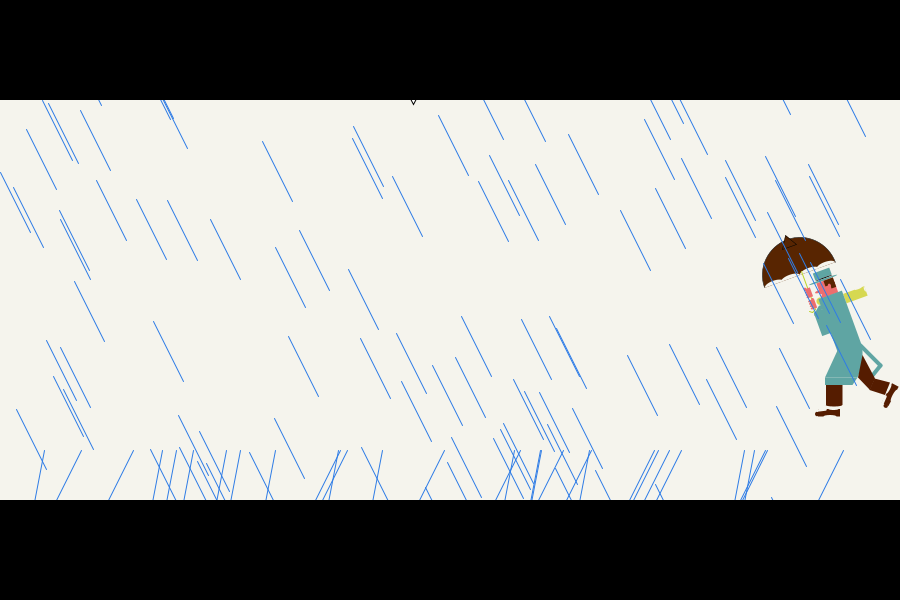
Frame 1 (no input)
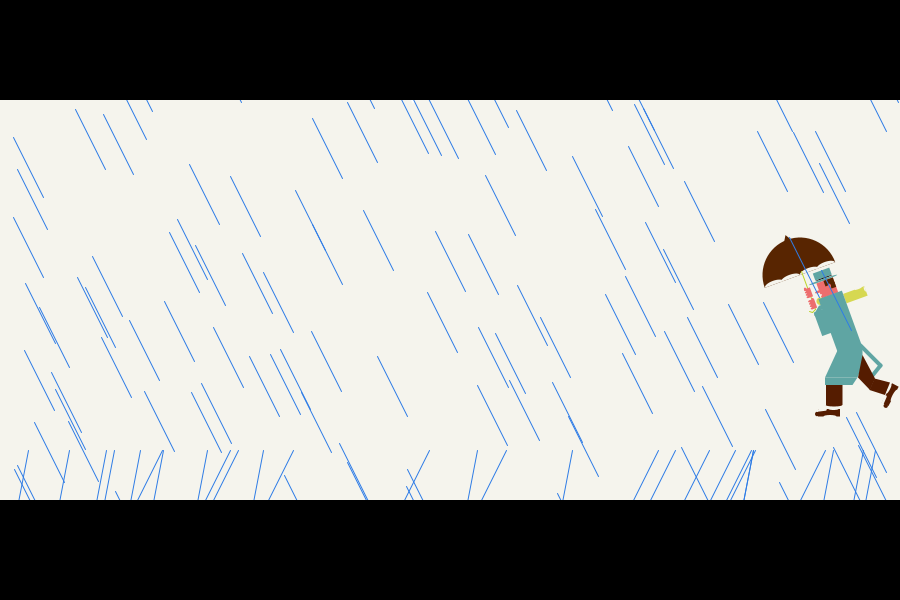
Frame 60 (the mouse pressed at the canvas centre just before this capture)
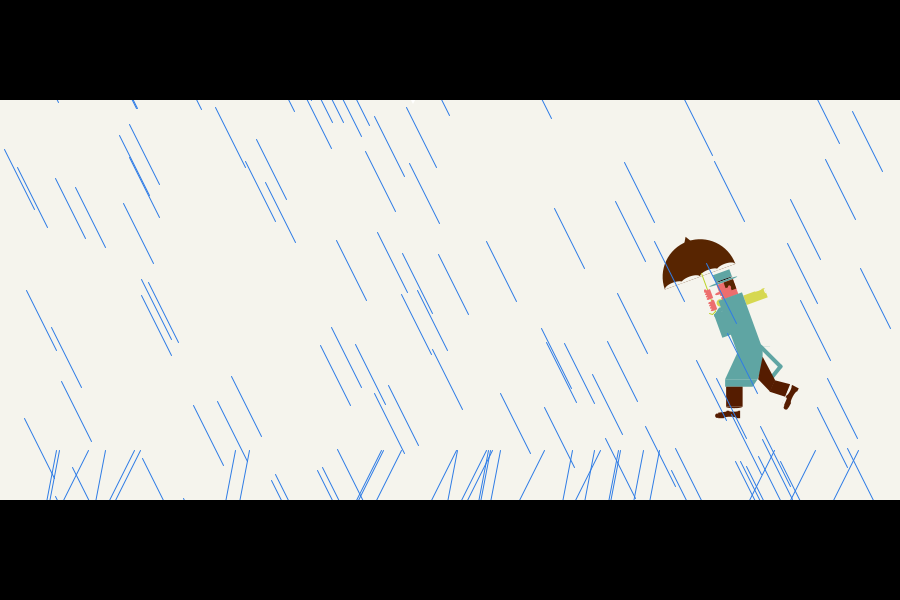
Frame 120 (the mouse held since frame 60 and released just before this capture)

The Processing sketch that drew these frames (run headless with seeded random() and noise(); from frame 60 on, the mouse is pressed at the canvas centre):

// Processing sketch: Project 1
// ── Project 1.pde
/*
  Nghia Nguyen
  Edward Lam
  Project 1
*/
float r,g,b;
float x,y,cx,cy, scale_factor,bx,by, kx,ky;
color rain_c;
boolean moving_man, moving_red, moving_blue, back, on_scale;
int counter=0;

color tb = color(107,172,203);
boolean batman, help;
int y1=42;
int y2=79;
int y3=80;

void setup()
{
  batman=false;
  
  size(900,600);
  background(#F5F4ED);
  frameRate(40);
  rain_c = color(random(255),random(255), random(225));
  x=0;
  y=0;
  moving_man = false;
  moving_red = false;
  moving_blue = false;
  help = false;
  back = false;
  batman = false;
  bx = -230;
  by = 90;
  kx = 650;
  ky = 97;
  scale_factor = 0.5;
  on_scale = false;
}

void draw()
{    
   
  counter();
 
  background(#F5F4ED);
  //Text
  if (counter>165)
      movingText();
       
  leftText();
  rightText();
  middleText();
 
  //draw umbrella man
  umbrellaMan();
  //click for moving
   if(moving_man)
   {
     if(back)
        {
          x-=random(0,0);  //make him move backward if back is true;
          if(x > 10)
              back = false;   //when he move back near the edge on the right
                               // set back to false -> move forawrd again
        }
     else
     {
        x-=random(-1,5);    //back is false -> move forawrd
        y += random(-1,1); // shaking
        if(x <= -280)      // let the man move to the middle and make the 2 boxers
            {              // move at that time
              moving_red = true;
              moving_blue = true;
            }
        if(x<=-375)      // when the man move to the edge on the left 
           back = true;   // set back to true to make him go backward
          
     }
   }
   if (counter>187)
   {
     //blue
     if(moving_blue)
     {
       if(bx < 200)    //make the left boxer mover forward until he reach certain point
           bx += 13.5;  
        else if(bx >=200 && bx < 280)    // then make him go back and forward
            bx+= random(-10,10);      
        else bx = 200;    // when he exceed the range make him go back a little bit
       by += random(-1,1); //make him shaking (jumping)
       if(by >= 120 || by<=60)
           by = 90;
     }
     
     //red
     if(moving_red)
     {
         if(kx >= 200)    // make the right boxer move in until he reach certain point
             kx-=13.5;
         else if(kx < 200 && kx > 120)    //if he is inside the range make he move
             {
               kx += random(-10,10);      // back and forward
               on_scale = true;
             }
         else kx = 200;       // if he out of range make he go back a little bit
         ky += random(-1,1);      //make him shaking
         if(ky >= 130 || ky <= 65)
             ky = 97;
     }
 }
   
       //raindrops
        strokeWeight(1);  //create thickness for the raindrop
        stroke(#2E7CE5);
       
       for(int i=0; i<120; i++)
       {
         //rain_c = color(random(255),random(255), random(225));
         cx = random(0, width-30);
         cy = random(height-60);
         line(cx, cy, cx+30, cy+60);  //draw the line - raindrop
       }

       for(int i=0; i<15; i++)
       {
         cx = random(width);
         line(cx,height-20, cx+25, height-150);
         cx = random(width);
         line(cx,height, cx+75, height-150);
       }
       noStroke();
   
   //1st boxer
    pushMatrix();
      translate(bx,by);
      if(on_scale)
          scale(random(0.97,1.03));
      leftboxer();
    popMatrix();
      
      //2nd boxer//
    pushMatrix();   
       translate(kx,ky);
       if(on_scale)
          scale(random(0.97,1.03));
       rightboxer();
    popMatrix();
  
  //two black rect
  bottomRect();
  topRect();
  
}

void mousePressed()
{
     moving_man = true;
     batman = true;// click to make the man move
   
}

void leftboxer(){
        noStroke();
        fill(71,119,166); //blues//
        beginShape();
        curveVertex(189,184);
        curveVertex(189,184);
        curveVertex(192,179);
        curveVertex(196,175);
        curveVertex(201,169);
        curveVertex(204,163);
        curveVertex(205,154);
        curveVertex(202,149);
        curveVertex(194,144);
        curveVertex(188,144);
        curveVertex(185,147);
        curveVertex(184,150);
        curveVertex(185,153);
        curveVertex(183,154);
        curveVertex(182,157);
        curveVertex(178,167);
        curveVertex(179,172);
        curveVertex(179,177);
        curveVertex(179,177);
        endShape();
        beginShape();
        curveVertex(157,149);
        curveVertex(157,149);
        curveVertex(159,146);
        curveVertex(164,142);
        curveVertex(169,143);
        curveVertex(175,150);
        curveVertex(175,159);
        curveVertex(168,167);
        curveVertex(162,171);
        curveVertex(162,171);
        endShape();
        
        stroke(255,255,255);
        line(187,161,189,156);
        line(169,157,159,158);
        
        noStroke();
        
        fill(245,113,119);
        quad(69,283,72,303,99,285,103,275); //right leg//
        quad(82,272,69,283,99,285,103,275);
        quad(69,283,59,303,69,305,99,285);
        quad(129,260,143,271,162,261,149,245); //left leg//
        quad(162,266,151,299,139,297,143,263);
        quad(162,266,162,261,147,261,147,272);
        bezier(83,214,78,120,142,115,154,105);
        bezier(122,219,122,219,127,213,122,207);
        bezier(121,208,121,208,130,202,128,192);
        bezier(125,195,125,195,138,194,139,185);
        bezier(141,186,142,215,167,225,167,225);
        bezier(166,225,183,217,188,180,188,180);
        bezier(160,173,169,181,168,197,168,197);
        quad(167,225,164,197,179,176,188,180);
        quad(134,179,133,186,147,189,149,182);
        quad(123,213,122,207,122,219,82,211);
        quad(122,207,122,219,82,215,122,129);
        quad(125,201,128,192,119,197,121,208);
        quad(119,197,140,186,160,153,136,119);
        quad(108,177,120,133,146,130,139,181);
        quad(141,186,151,210,167,225,169,193);
        beginShape();
        vertex(149,139);
        bezierVertex(160,145,166,169,159,179);
        endShape();
        beginShape();
        vertex(129,172);
        vertex(151,197);
        vertex(171,199);
        vertex(163,177);
        vertex(162,166);
        vertex(158,150);
        vertex(142,144);
        endShape();
        beginShape();
        vertex(151,144);
        bezierVertex(136,125,139,120,154,136);
        endShape();
        beginShape();
        curveVertex(131,125);
        curveVertex(131,125);
        curveVertex(153,138);
        curveVertex(159,142);
        curveVertex(163,142);
        curveVertex(165,139);
        curveVertex(167,136);
        curveVertex(169,135);
        curveVertex(171,137);
        curveVertex(173,136);
        curveVertex(173,134);
        curveVertex(172,131);
        curveVertex(172,128);
        curveVertex(174,128);
        curveVertex(176,127);
        curveVertex(178,125);
        curveVertex(179,121);
        curveVertex(179,117);
        curveVertex(179,114);
        curveVertex(152,108);
        curveVertex(150,109);
        curveVertex(148,110);
        curveVertex(139,117);
        curveVertex(139,117);
        endShape();
        
        
        
        fill(59,32,4); //browns//
        rect(56,306,32,10,8);
        quad(56,307,71,311,71,304,59,301);
        quad(79,274,110,278,111,222,81,211);
        quad(81,211,122,218,124,268,99,247);
        quad(122,220,150,245,125,268,95,218);
        ellipse(82,254,8,8);
        quad(81,211,75,244,82,253,86,228);
        rect(139,295,13,5);
        rect(138,299,30,12,8);
        beginShape();
        curveVertex(149,109);
        curveVertex(149,109);
        curveVertex(152,118);
        curveVertex(155,118);
        curveVertex(159,116);
        curveVertex(161,116);
        curveVertex(162,117);
        curveVertex(164,117);
        curveVertex(164,114);
        curveVertex(167,113);
        curveVertex(171,113);
        curveVertex(176,117);
        curveVertex(178,118);
        curveVertex(179,117);
        curveVertex(179,115);
        curveVertex(179,111);
        curveVertex(178,108);
        curveVertex(170,101);
        curveVertex(164,100);
        curveVertex(158,100);
        curveVertex(153,104);
        curveVertex(153,104);
        endShape();
}

void rightboxer(){
  
       beginShape(); //right leg//
       curveVertex(358,299);
       curveVertex(358,299);
       curveVertex(369,299);
       curveVertex(371,294);
       curveVertex(372,289);
       curveVertex(374,284);
       curveVertex(373,276);
       curveVertex(370,273);
       curveVertex(371,271);
       curveVertex(373,269);
       curveVertex(379,265);
       curveVertex(387,262);
       curveVertex(367,238);
       curveVertex(354,250);
       curveVertex(348,259);
       curveVertex(348,264);
       curveVertex(348,267);
       curveVertex(358,297);
       curveVertex(358,297);
       endShape();
       
       beginShape(); //left leg//
       curveVertex(413,273);
       curveVertex(413,273);
       curveVertex(414,282);
       curveVertex(419,288);
       curveVertex(428,292);
       curveVertex(454,294);
       curveVertex(460,286);
       curveVertex(455,283);
       curveVertex(450,279);
       curveVertex(446,275);
       curveVertex(440,274);
       curveVertex(437,272);
       curveVertex(437,272);
       endShape();
       
       beginShape();
       curveVertex(430,220);
       curveVertex(430,220);
       curveVertex(429,214);
       curveVertex(436,200);
       curveVertex(441,197);
       curveVertex(463,197);
       curveVertex(480,188);
       curveVertex(477,167);
       curveVertex(474,161);
       curveVertex(466,151);
       curveVertex(461,140);
       curveVertex(453,134);
       curveVertex(443,132);
       curveVertex(439,132);
       curveVertex(437,130);
       curveVertex(433,128);
       curveVertex(427,127);
       curveVertex(423,125);
       curveVertex(420,123);
       curveVertex(416,123);
       curveVertex(413,119);
       curveVertex(410,114);
       curveVertex(405,109);
       curveVertex(398,107);
       curveVertex(393,107);
       curveVertex(388,109);
       curveVertex(383,113);
       curveVertex(382,117);
       curveVertex(380,122);
       curveVertex(379,124);
       curveVertex(380,126);
       curveVertex(381,128);
       curveVertex(382,131);
       curveVertex(381,134);
       curveVertex(356,135);
       curveVertex(348,136);
       curveVertex(345,138);
       curveVertex(336,136);
       curveVertex(326,136);
       curveVertex(313,137);
       curveVertex(300,137);
       curveVertex(304,151);
       curveVertex(306,153);
       curveVertex(313,155);
       curveVertex(324,158);
       curveVertex(344,157);
       curveVertex(347,158);
       curveVertex(374,159);
       curveVertex(377,162);
       curveVertex(379,172);
       curveVertex(380,175);
       curveVertex(382,177);
       curveVertex(383,186);
       curveVertex(385,193);
       curveVertex(386,196);
       curveVertex(387,200);
       curveVertex(388,205);
       curveVertex(390,223);
       curveVertex(390,223);
       endShape();
       
       fill(209,64,2);
       beginShape();
       curveVertex(306,138);
       curveVertex(306,138);
       curveVertex(283,136);
       curveVertex(276,139);
       curveVertex(274,144);
       curveVertex(273,153);
       curveVertex(279,159);
       curveVertex(287,160);
       curveVertex(289,158);
       curveVertex(290,159);
       curveVertex(297,159);
       curveVertex(304,153);
       curveVertex(306,153);
       curveVertex(306,153);
       endShape();
       
       beginShape();
       curveVertex(439,181);
       curveVertex(434,181);
       curveVertex(426,176);
       curveVertex(416,176);
       curveVertex(414,178);
       curveVertex(415,180);
       curveVertex(418,181);
       curveVertex(422,181);
       curveVertex(423,183);
       curveVertex(419,184);
       curveVertex(416,183);
       curveVertex(411,179);
       curveVertex(407,179);
       curveVertex(403,183);
       curveVertex(404,193);
       curveVertex(411,200);
       curveVertex(427,201);
       curveVertex(440,197);
       curveVertex(440,197);
       endShape();
       
       beginShape();
       curveVertex(358,298);
       curveVertex(358,298);
       curveVertex(358,302);
       curveVertex(351,304);
       curveVertex(344,304);
       curveVertex(341,307);
       curveVertex(342,313);
       curveVertex(370,312);
       curveVertex(370,298);
       curveVertex(370,298);
       endShape();
       
       beginShape();
       curveVertex(453,294);
       curveVertex(453,294);
       curveVertex(453,302);
       curveVertex(447,302);
       curveVertex(445,304);
       curveVertex(446,309);
       curveVertex(451,310);
       curveVertex(463,309);
       curveVertex(463,300);
       curveVertex(465,293);
       curveVertex(466,289);
       curveVertex(465,287);
       curveVertex(461,286);
       curveVertex(458,284);
       curveVertex(458,284);
       endShape();
       
       fill(71,119,166);
       beginShape();
       curveVertex(389,218);
       curveVertex(393,220);
       curveVertex(419,221);
       curveVertex(430,217);
       curveVertex(438,234);
       curveVertex(441,246);
       curveVertex(438,259);
       curveVertex(438,265);
       curveVertex(439,267);
       curveVertex(439,273);
       curveVertex(409,275);
       curveVertex(405,260);
       curveVertex(404,258);
       curveVertex(385,267);
       curveVertex(364,241);
       curveVertex(375,231);
       curveVertex(388,223);
       curveVertex(388,223);
       endShape();
       
       fill(255,251,235);
       triangle(455,175,448,172,442,181);
       
     //  save("championpose1.jpg");
}

void umbrellaMan(){
  pushMatrix();
      translate(x,y);  //important to make body move forward
      translate(800,275);  //origin at 100,100
      scale(scale_factor);
 //Draw the umbrella - rotated
 
    pushMatrix();
      
      rotate(-PI/9);    //rotate when done with verical
     
      fill(#582501); //fill brown
      arc(0,0,150,150,PI,2*PI);  //big arc
      triangle(-15,-60, 0 , -85, +15, -60); //top of umbrella
      noStroke();
      
      fill(#F5F4ED);  //fill color backgound
      //small arc at background color for waving 
      arc(-55,0, 39, 15, PI, 2*PI);
      arc(-20,0, 40, 15, PI, 2*PI);
      arc(+20,0, 40, 15, PI, 2*PI);
      arc(+55,0, 39, 15, PI, 2*PI);
      
      //draw the handle of the umbrella
      stroke(#BCD329);
      strokeWeight(2);
      //line(x+5, y-5, x+5, y+60);
      line(+5, -5, +5, +75);
      line(+5, +75, -2, +80);
      line(-2, +80, -7, +75);
      noStroke();
      
      //draw the hand of the man
      fill(#ED6E6E);
      rect(0, +54,+10,+19);
      ellipse(+7,+54, 5, 5);
      ellipse(0,+56, 6, 4);
      ellipse(0,+61, 6, 4);
      ellipse(0,+66, 6, 4);
      ellipse(0,+71, 6, 4);
     
      rect(0,30,10,19);
      ellipse(0,+30,5,6);
      ellipse(0,+32,6,4);
      ellipse(0,+37,6,4);
      ellipse(0,+42,6,4);
      ellipse(0,+47,6,4);
      
      //draw hat
      fill(#5FA5A3);  //top 
      rect(+25,+6,35,15);
      fill(0);
      ellipse(+43,+22,35,2);  //the line
      fill(#5FA5A3);
      ellipse(+40,+25,60,4);  //bottom of hat
      
      //draw face
      fill(#ED6E6E);      //match with hand
      rect(+25,+27,35,32);  //face
      ellipse(+23,+44,14,5);//nose
      fill(#F5F4ED);      //fill background color
      ellipse(+23,+52,10,4);//mouth
      fill(#582501);  //hair
      rect(+40,+27,20,12);
      rect(+50,+37,10,10);
      fill(#ED6E6E);  //match with face
      ellipse(+48,+40,6,8);  //ear
      
      //scarf
      fill(#D6D851);
      rect(+68,+65,45,20);
      arc(+20,+63,15,15,PI/2,2*PI-PI/6); 
      fill(#F5F4ED);
      ellipse(+112,+71,3,10);
      ellipse(+100,+65,15,3);
      
      //draw body
      fill(#5FA5A3); //match with hat
      rect(+18,+58,50,130);
      rect(0,+80,20,50);
      strokeWeight(9);
      stroke(#5FA5A3);
      line(+17,+75,+4,+85);
      noStroke();
      
     popMatrix();
   
   pushMatrix();
  
      //lower body
      quad(+140, +140, +80,+140, +50, +205, +115,+205);  
      quad(+115,+205,+50,+205, +50, +220, +105,+220);
      //clear back
      fill(#F5F4ED);
      rect(+125,+140,15,40);
      
      strokeWeight(8);
      stroke(#5FA5A3);
      line(+120,+140,+160,+180);
      line(+160,+180,+145,+200);
      noStroke();
      
      //front leg
      fill(#551C00);
      rect(+52,+220,33,40);//leg
      arc(+68,+260,33,6,0,PI);//curve near leg
      rect(+36,+268, 44,15);//shoe
      ellipse(+34,+278,8,9);//curve in front
      fill(#F5F4ED);
      ellipse(+67,+268, 20,4);//curve for shoe
      strokeWeight(5);
      stroke(#F5F4ED);
      line(+50,+268,+35,+270);//front of shoe
      noStroke();
      fill(#F5F4ED);
      ellipse(+60,+283,26,6);
      
      //back leg
      fill(#551C00);
      quad(+125,+160, +116,+205, +140,+230,+150,+207); 
      quad(+149,+207,+139,+230, +170,+240,+180,+215);
      
      //shoe  ->reuse the shoe above
      pushMatrix();
          rotate(-PI/2.9);    //adjust rotation and translate to fit the back leg
          translate(-185,-4);
          rect(36,268, 44,15);//shoe
          ellipse(34,278,8,9);//curve in front
          fill(#F5F4ED);
          ellipse(67,268, 20,4);//curve for shoe
          strokeWeight(5);
          stroke(#F5F4ED);
          line(50,268,35,270);//front of shoe
          noStroke();
          fill(#F5F4ED);
          ellipse(60,283,26,6);
      popMatrix();
   popMatrix();
   
   popMatrix();
}

void topRect(){
  fill(0);
  rect(0,0,900,100);
}

void bottomRect(){
  fill(0);
  rect(0,500,900,100);
}

void counter(){
  if (moving_man)
      counter++;
}

void leftText() {
  fill(tb); //text//
  textSize(27);
  text("UN",22,y1);
  
//boxeur text
  fill (tb);
  textSize(37.9);
  text("BOXEUR",40,y2);
}

void movingText()
{
  if (batman){
    y1+=16;
    y2+=16;
  }
  if(help && y3<160)
    y3+=12;
  
 if (y1 > 150){
   help = true;
   batman = false;
 }
}

void rightText()
{
  fill (tb);
  textSize(27);
  text("UN",650,y1);
  
  fill(tb);
  textSize(37.9);
  text("CHAMPION",650,y2);
}

void middleText()
{
  
  fill(255);
  ellipse(413,y3-13,155,55);
  triangle(413,y3+24,423,y3+5,403,y3+5);
  fill (tb);
  textSize(32);
  text("Help Me",350,y3);
}
